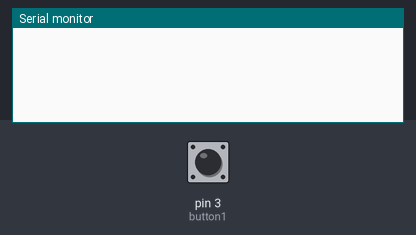
Bench run of a sketch on a simulated Arduino Uno, built with avr-gcc and run on an emulated ATmega328P. Parts: the last lines printed to the serial monitor. Inputs (shaded band) come from the test bench; at power-on: pin 3 (button1) HIGH.

Above: at 1.2 s.
1.3 s: pin 3 (button1) pulled LOW for 0.15 s
At 1.43 s:
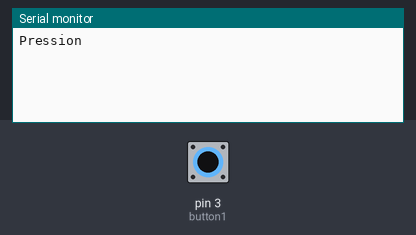
At 2.4 s:
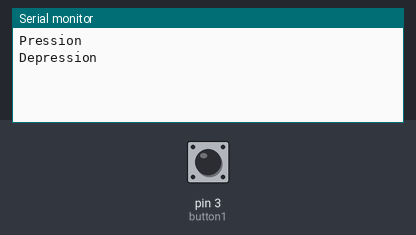

The sketch:

TinkercadProgramme12.ino
```cpp
// Détecer le rising edge et le falling edge sur un bouton

#define button1 3
int button1CurrentState = 0;
int button1PreviousState = 1;

void setup() {
  Serial.begin(9600);
  pinMode(button1, INPUT_PULLUP);
}

void loop() {
  button1CurrentState = digitalRead(button1); // Récupérer l'état actuel du bouton
  if (button1CurrentState != button1PreviousState) { // Si cet état a changé
    if (button1CurrentState == LOW) { // Si cet état est passé de haut à bas (C'est inversé à cause du PullUp)
      Serial.println("Pression"); // C'est que le bouton est pressé, falling edge
    }
    else { // Si cet état est passé de bas à haut
      Serial.println("Depression"); // C'est que le bouton est relaché, rising edge
    }
    delay(50); // Debounce ?
    button1PreviousState = button1CurrentState; // Fin de l'action, cet état fait donc désormais parti du passé
  }
}
```

Measured:
- after the input at 1.3 s, the serial monitor: prints a new line at once (image 1)
